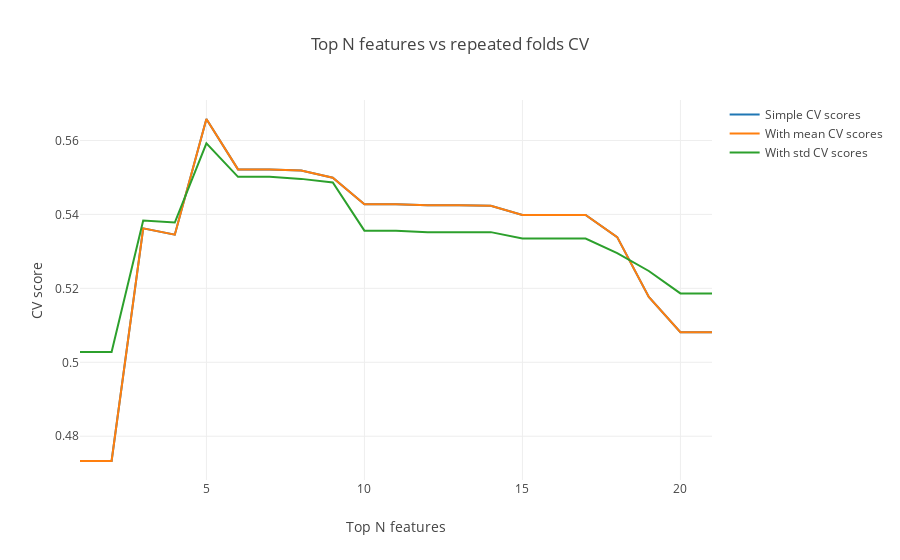

The notebook cell saved with this chart:
### Code cell
data = [go.Scatter(
        x = list(range(1, eli5_weights.shape[0] + 1)),
        y = scores_dict['simple'],
        name = 'Simple CV scores'
    ), go.Scatter(
        x = list(range(1, eli5_weights.shape[0] + 1)),
        y = scores_dict['with_mean'],
        name = 'With mean CV scores'
    ), go.Scatter(
        x = list(range(1, eli5_weights.shape[0] + 1)),
        y = scores_dict['with_std'],
        name = 'With std CV scores'
    )]
layout = go.Layout(dict(title = "Top N features vs repeated folds CV",
                  xaxis = dict(title = 'Top N features'),
                  yaxis = dict(title = 'CV score'),
                  ))
py.iplot(dict(data=data, layout=layout), filename='basic-line')

### Figure 1 — Plotly figure (JSON) as saved in the notebook; plotly's stock layout.template omitted (floating-point values rounded to 4 significant figures)
{"data": [{"name": "Simple CV scores", "type": "scatter", "uid": "e3f56c67-1475-4cc1-97ee-38b28083cf4e", "x": [1, 2, 3, 4, 5, 6, 7, 8, 9, 10, 11, 12, 13, 14, 15, 16, 17, 18, 19, 20, 21], "y": [0.4733, 0.4733, 0.5362, 0.5345, 0.5658, 0.5522, 0.5522, 0.5519, 0.5499, 0.5428, 0.5428, 0.5425, 0.5425, 0.5423, 0.5398, 0.5398, 0.5398, 0.5339, 0.5177, 0.5082, 0.5082]}, {"name": "With mean CV scores", "type": "scatter", "uid": "c6f804ad-ce80-412e-a131-d8082b353bef", "x": [1, 2, 3, 4, 5, 6, 7, 8, 9, 10, 11, 12, 13, 14, 15, 16, 17, 18, 19, 20, 21], "y": [0.4733, 0.4733, 0.5362, 0.5345, 0.5658, 0.5522, 0.5522, 0.5519, 0.5499, 0.5428, 0.5428, 0.5425, 0.5425, 0.5423, 0.5398, 0.5398, 0.5398, 0.5339, 0.5177, 0.5082, 0.5082]}, {"name": "With std CV scores", "type": "scatter", "uid": "4a13e535-76a5-44f3-987b-5280eda43712", "x": [1, 2, 3, 4, 5, 6, 7, 8, 9, 10, 11, 12, 13, 14, 15, 16, 17, 18, 19, 20, 21], "y": [0.5028, 0.5028, 0.5384, 0.5378, 0.5593, 0.5502, 0.5502, 0.5496, 0.5486, 0.5356, 0.5356, 0.5352, 0.5352, 0.5352, 0.5335, 0.5335, 0.5335, 0.5295, 0.5247, 0.5186, 0.5186]}], "layout": {"title": {"text": "Top N features vs repeated folds CV"}, "xaxis": {"title": {"text": "Top N features"}}, "yaxis": {"title": {"text": "CV score"}}}}
